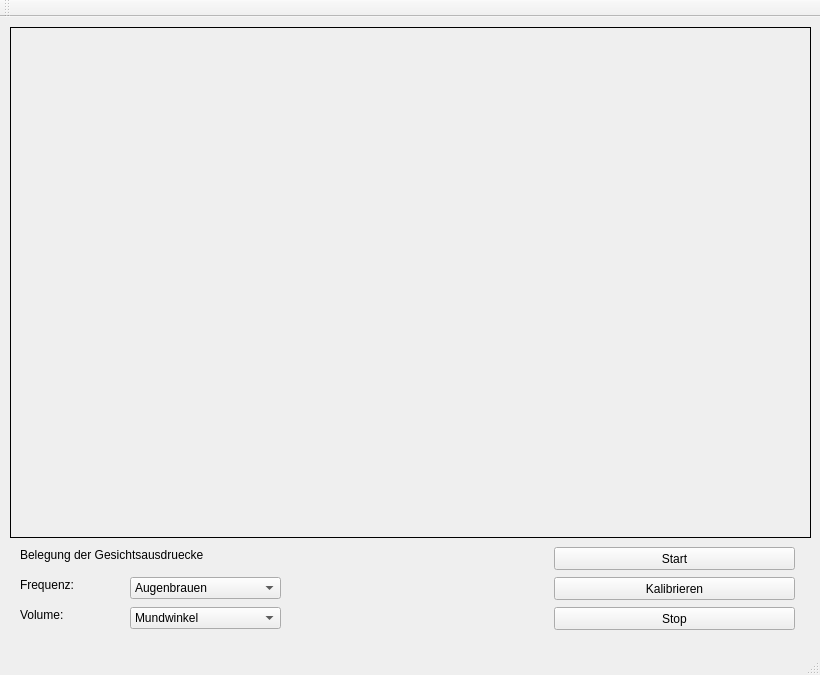
<?xml version="1.0" encoding="UTF-8"?>
<ui version="4.0">
 <class>MainWindow</class>
 <widget class="QMainWindow" name="MainWindow">
  <property name="geometry">
   <rect>
    <x>0</x>
    <y>0</y>
    <width>820</width>
    <height>675</height>
   </rect>
  </property>
  <property name="windowTitle">
   <string>MainWindow</string>
  </property>
  <widget class="QWidget" name="centralWidget">
   <widget class="VideoWidget" name="inputFrame">
    <property name="geometry">
     <rect>
      <x>10</x>
      <y>10</y>
      <width>801</width>
      <height>511</height>
     </rect>
    </property>
    <property name="frameShape">
     <enum>QFrame::Box</enum>
    </property>
    <property name="text">
     <string/>
    </property>
    <property name="scaledContents">
     <bool>false</bool>
    </property>
    <property name="alignment">
     <set>Qt::AlignCenter</set>
    </property>
   </widget>
   <widget class="QLabel" name="faceExpression">
    <property name="geometry">
     <rect>
      <x>20</x>
      <y>530</y>
      <width>291</width>
      <height>16</height>
     </rect>
    </property>
    <property name="text">
     <string>Belegung der Gesichtsausdruecke</string>
    </property>
   </widget>
   <widget class="QLabel" name="frequency">
    <property name="geometry">
     <rect>
      <x>20</x>
      <y>560</y>
      <width>91</width>
      <height>16</height>
     </rect>
    </property>
    <property name="text">
     <string>Frequenz:</string>
    </property>
   </widget>
   <widget class="QLabel" name="volume">
    <property name="geometry">
     <rect>
      <x>20</x>
      <y>590</y>
      <width>91</width>
      <height>16</height>
     </rect>
    </property>
    <property name="text">
     <string>Volume:</string>
    </property>
   </widget>
   <widget class="QComboBox" name="comboFrequency">
    <property name="geometry">
     <rect>
      <x>130</x>
      <y>560</y>
      <width>151</width>
      <height>22</height>
     </rect>
    </property>
    <item>
     <property name="text">
      <string>Augenbrauen</string>
     </property>
    </item>
    <item>
     <property name="text">
      <string>Mundwinkel</string>
     </property>
    </item>
   </widget>
   <widget class="QComboBox" name="comboVolume">
    <property name="geometry">
     <rect>
      <x>130</x>
      <y>590</y>
      <width>151</width>
      <height>22</height>
     </rect>
    </property>
    <item>
     <property name="text">
      <string>Mundwinkel</string>
     </property>
    </item>
    <item>
     <property name="text">
      <string>Augenbrauen</string>
     </property>
    </item>
   </widget>
   <widget class="QPushButton" name="startButton">
    <property name="geometry">
     <rect>
      <x>554</x>
      <y>530</y>
      <width>241</width>
      <height>23</height>
     </rect>
    </property>
    <property name="text">
     <string>Start</string>
    </property>
   </widget>
   <widget class="QPushButton" name="calibButton">
    <property name="geometry">
     <rect>
      <x>554</x>
      <y>560</y>
      <width>241</width>
      <height>23</height>
     </rect>
    </property>
    <property name="text">
     <string>Kalibrieren</string>
    </property>
   </widget>
   <widget class="QPushButton" name="stopButton">
    <property name="geometry">
     <rect>
      <x>554</x>
      <y>590</y>
      <width>241</width>
      <height>23</height>
     </rect>
    </property>
    <property name="text">
     <string>Stop</string>
    </property>
   </widget>
  </widget>
  <widget class="QMenuBar" name="menuBar">
   <property name="geometry">
    <rect>
     <x>0</x>
     <y>0</y>
     <width>820</width>
     <height>21</height>
    </rect>
   </property>
  </widget>
  <widget class="QToolBar" name="mainToolBar">
   <attribute name="toolBarArea">
    <enum>TopToolBarArea</enum>
   </attribute>
   <attribute name="toolBarBreak">
    <bool>false</bool>
   </attribute>
  </widget>
  <widget class="QStatusBar" name="statusBar"/>
 </widget>
 <layoutdefault spacing="6" margin="11"/>
 <customwidgets>
  <customwidget>
   <class>VideoWidget</class>
   <extends>QLabel</extends>
   <header>videowidget.h</header>
  </customwidget>
 </customwidgets>
 <resources/>
 <connections/>
</ui>
